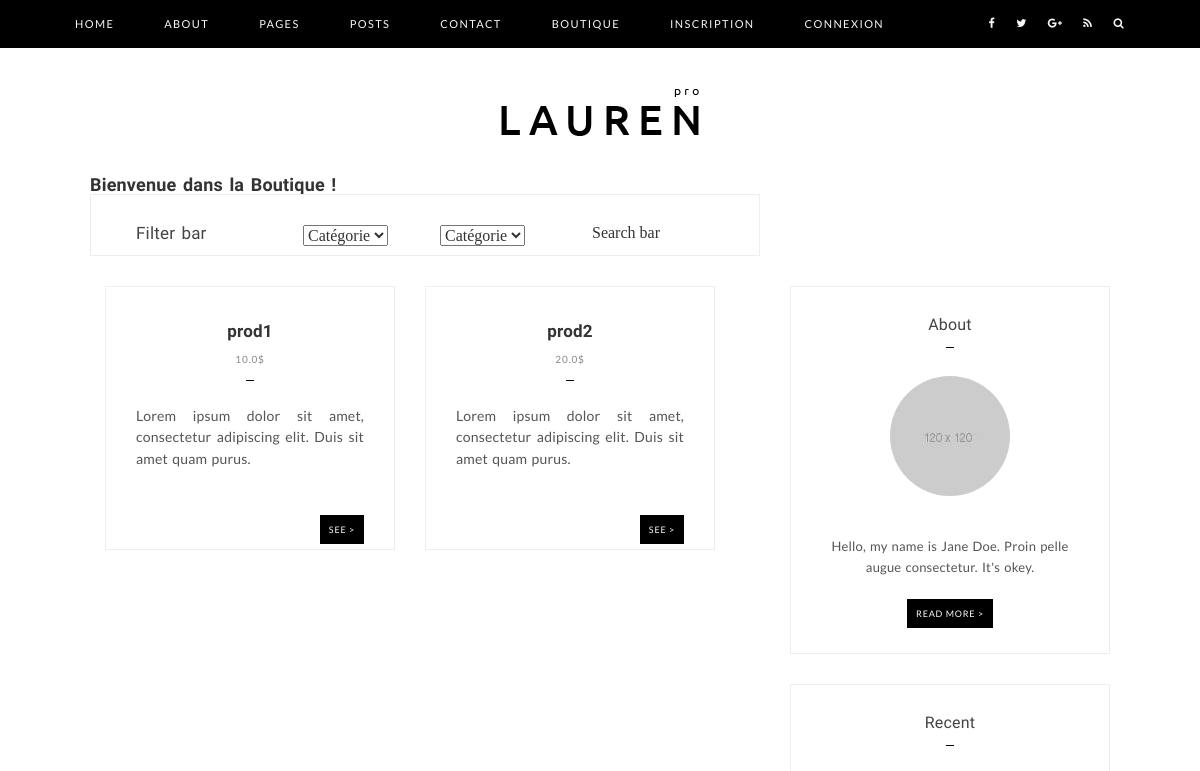
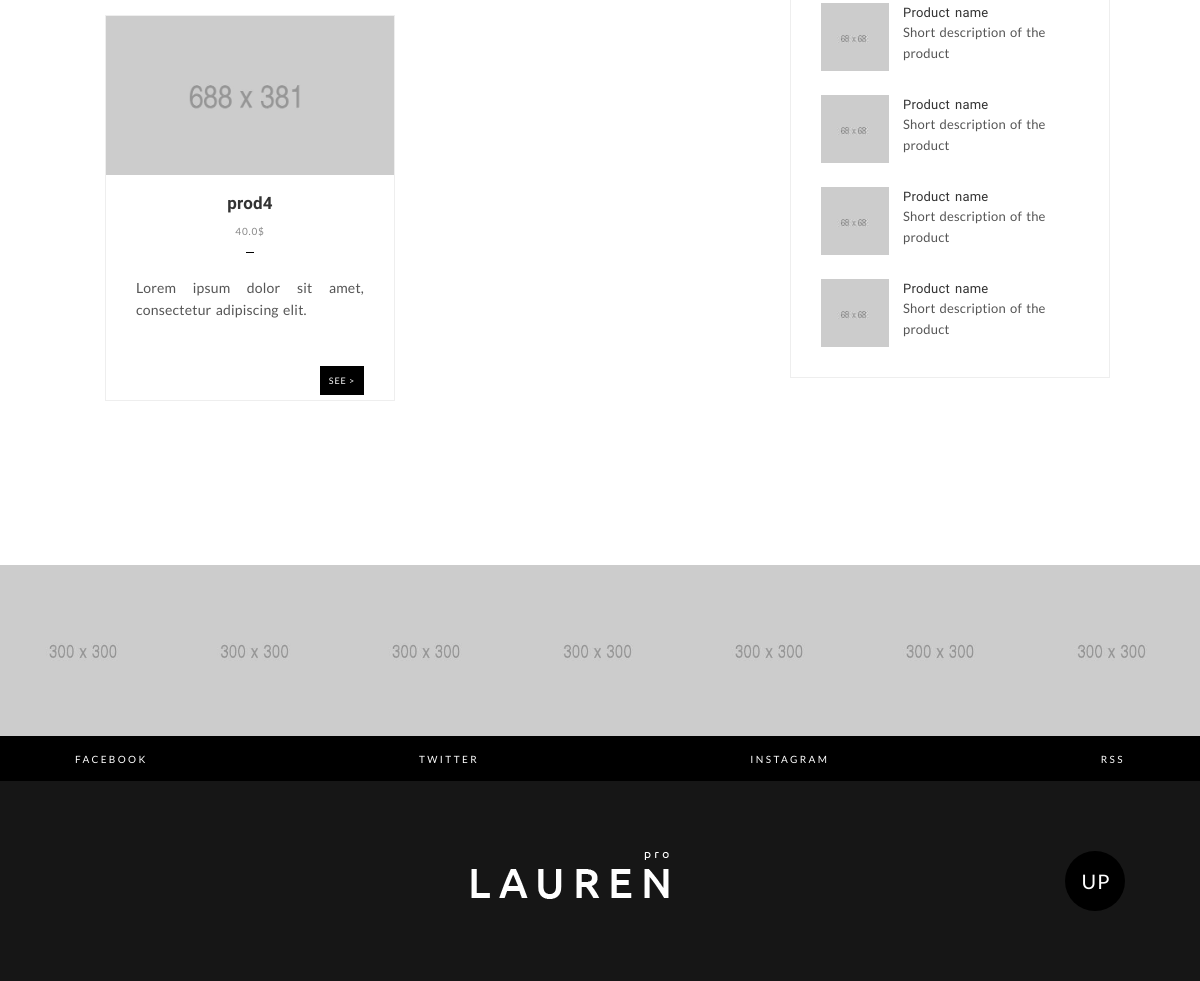
/shop/, run on an earlier commit of the app's database (2 pictures, top to bottom).
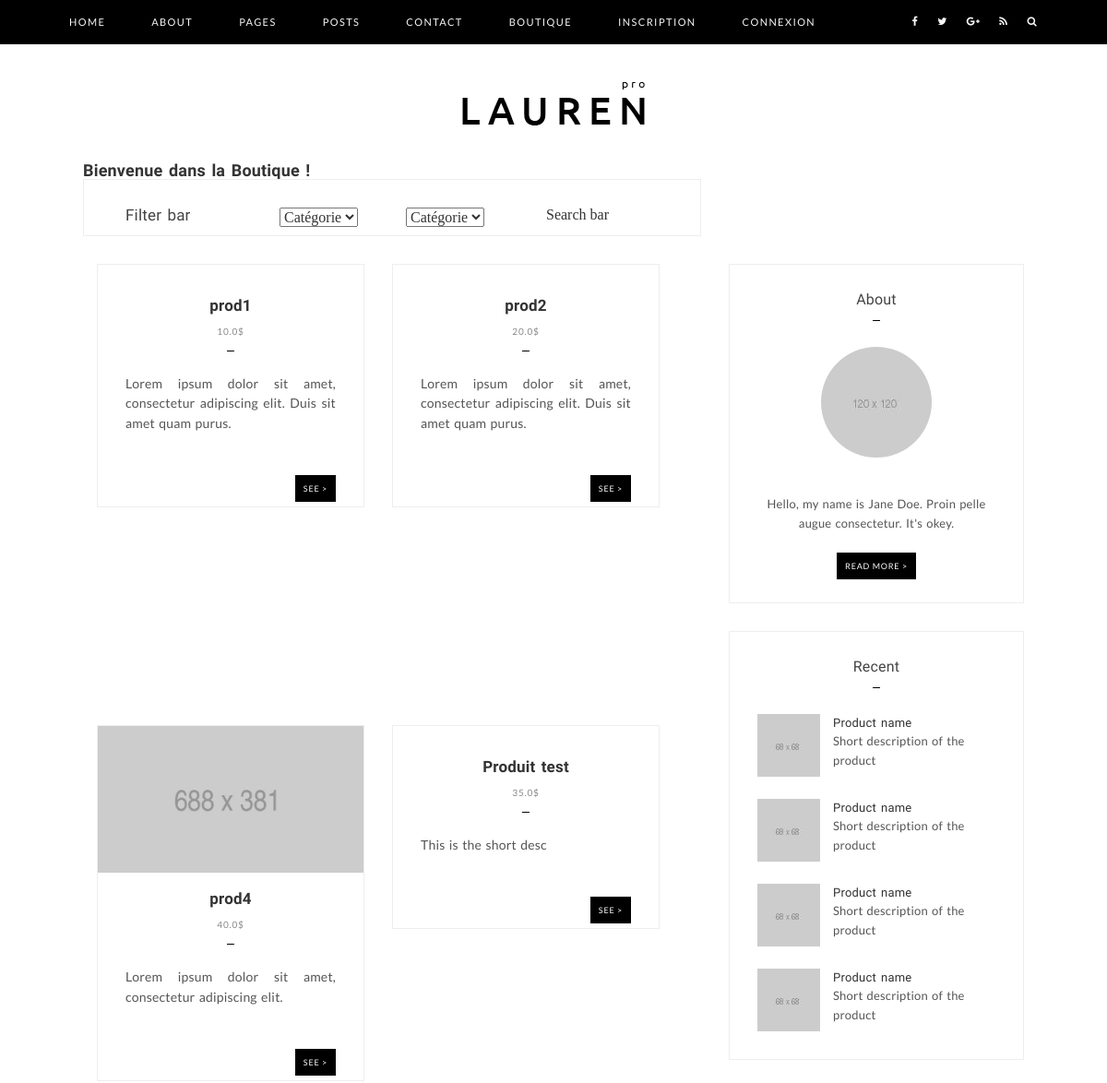
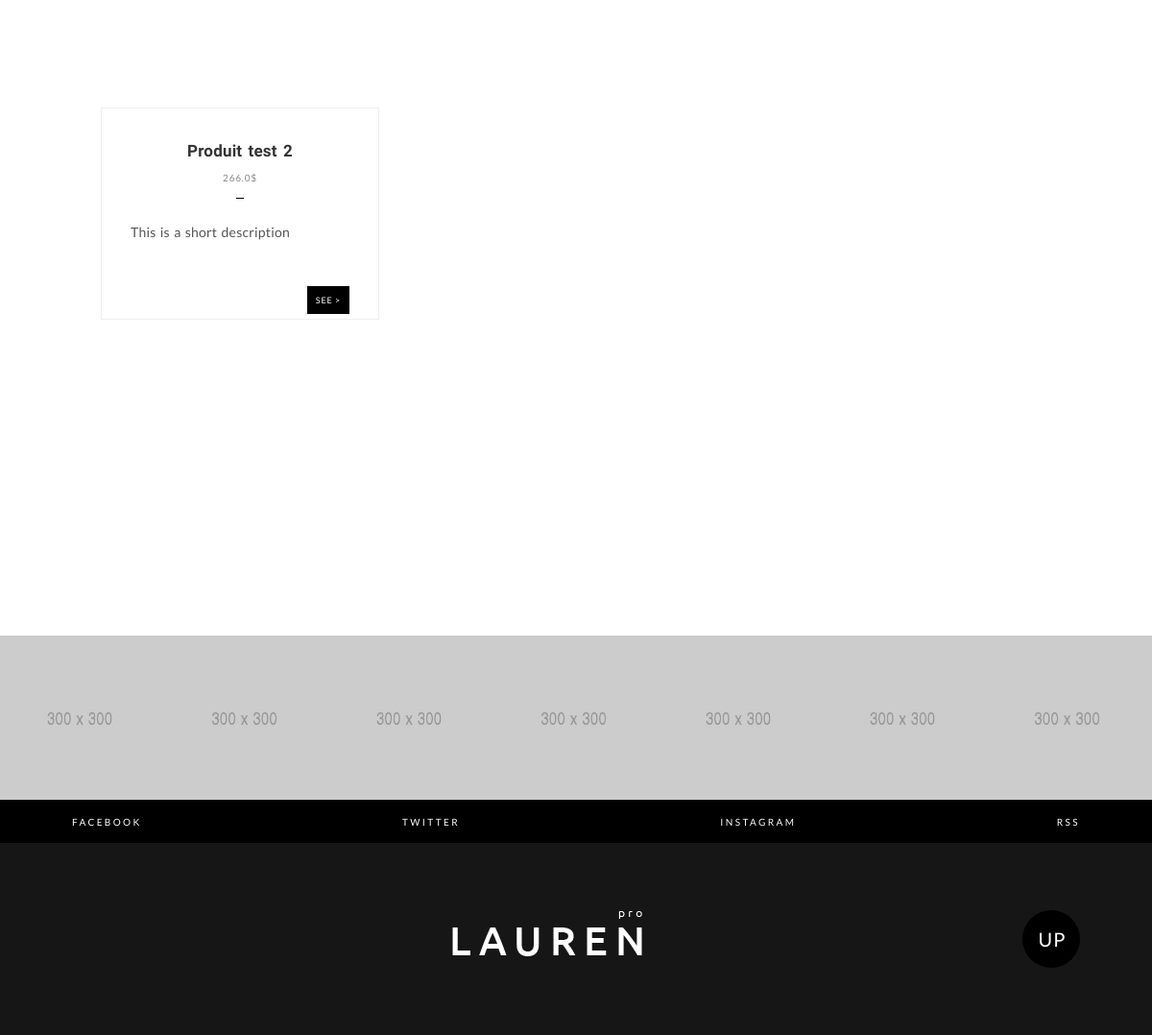
And on a later commit of the database (2 pictures, top to bottom).
### shopping/models.py (models this page shows, shortened)
class Product(models.Model):
    name = models.CharField(max_length=255)
    slug_prod = models.SlugField(max_length=40, null=True)
    price = models.FloatField(null=True,  validators=[MinValueValidator(0.0)])
    tag = models.ManyToManyField(Tag)
    mainDesc = RichTextField(blank=True, null=True)
    shortDesc = models.TextField(max_length=255, null=True)
    mainImg = models.ImageField(upload_to='images/', null=True, blank=True)
    additionalImg1 = models.ImageField(upload_to='images/', null=True, blank=True)
    additionalImg2 = models.ImageField(upload_to='images/', null=True, blank=True)
    additionalImg3 = models.ImageField(upload_to='images/', null=True, blank=True)
    additionalImg4 = models.ImageField(upload_to='images/', null=True, blank=True)
    additionalImg5 = models.ImageField(upload_to='images/', null=True, blank=True)
    additionalImg6 = models.ImageField(upload_to='images/', null=True, blank=True)
    additionalImg7 = models.ImageField(upload_to='images/', null=True, blank=True)
    additionalImg8 = models.ImageField(upload_to='images/', null=True, blank=True)
    additionalImg9 = models.ImageField(upload_to='images/', null=True, blank=True)

### shopping/views.py (the view)
# urls.py: path('', views.home_shop, name='home-shop'),
def home_shop(request):
    produits = Product.objects.all()
    context = {'products': produits, 'cartQty': getCartQty(request), 'admin': isAdmin(request)}
    return render(request, 'shopping/home-shop.html', context)

### account/views.py (called while the page is built)
def isAdmin(request):
    admin = 0
    for group in request.user.groups.all():
        if group.name == 'admin':
            admin = 1
    return admin

### shopping/views.py (called while the page is built)
def getCartQty(request):
    qtyTotal = 0
    client = Account.objects.filter(userId=request.user.id)
    if CartLine.objects.filter(client__in=client):
        cart = CartLine.objects.filter(client__in=client)
        for cart_line in cart:
            qtyTotal += cart_line.quantity
    return qtyTotal

### templates/shopping/home-shop.html (shortened to what this page needs)
{% extends 'base/main.html' %}
{% block contenu %}
{% load static %}
<div class="main-content">
    <div class="container">
        <div class="col-md-10">
            <h1>Bienvenue dans la Boutique !</h1>
        </div>
        <div class="col-md-2">
        </div>
        <br>
        <div class="col-md-8">
            <div class="page">
                <div class="widget">
                    <div class="col-md-3">
                        <h3>Filter bar</h3>
                    </div>
                    <div class="col-md-6">
                        <div class="col-md-6">
                            <select name="Category1">
                                <option value="">Catégorie</option>
                            </select>
                        </div>
                        <div class="col-md-6">
                            <select name="Category1">
                                <option value="">Catégorie</option>
                            </select>
                        </div>
                    </div>
                    <div class="col-md-3">
                        Search bar
                    </div>
                </div>
            </div>
        </div>
        <br><br>
        <div class="col-md-8">
            {% for product in products %}
            <div class="col-md-6" style="width: 320px; height: 500px">
                <div class="normal-posts">
                    <div class="normal-post">
                        <div class="normal-post-image" style="width: 100%; height: auto">
                            {% if product.mainImg %}
                            <a href="{% url 'product-detail' product.id %}"><img src="{{ product.mainImg.url }}" alt=""></a>
                            {% endif %}
                        </div>
                        <div class="normal-post-title">
                            <h2><a href="{% url 'product-detail' product.id %}">{{ product.name }}</a></h2>
                            <time class="post-date">{{ product.price }}$</time>
                        </div>
                        <div class="normal-post-content">
                            <p>
                                {{ product.shortDesc }}
                            </p>
                        </div>
                        <div class="normal-post-footer">
                            <div class="read-more-button">
                                <span class="small-button"><a href="{% url 'product-detail' product.id %}">See ></a></span>
                            </div>
                        </div>
                    </div>
                </div>
            </div>
            {% endfor %}
        </div>
        <div class="col-md-4">
            <div class="sidebar">
                <div class="widget widget-about">
                    <div class="widget-title">
                        <h3>About</h3>
                    </div>
                    <div class="widget-content">
                        <img src="{% static 'images/widget-about.jpg' %}" alt="">
                        <p>Hello, my name is Jane Doe. Proin pelle augue consectetur. It's okey.</p>
                        <span class="small-button"><a href="#">Read More ></a></span>
                    </div>
                </div>
                <div class="widget widget-recent-posts">
                    <div class="widget-title">
                        <h3>Recent</h3>
                    </div>
                    <div class="widget-content">
                        <ul class="recent-posts">
                            <li class="recent-post clearfix">
                                <a href="#"><img src="{% static 'images/widget-recent-post-1.jpg' %}" alt=""></a>
                                <h6><a href="#">Product name</a></h6>
                                <p>Short description of the product</p>
                            </li>
                            <li class="recent-post clearfix">
                                <a href="#"><img src="{% static 'images/widget-recent-post-2.jpg' %}" alt=""></a>
                                <h6><a href="#">Product name</a></h6>
                                <p>Short description of the product</p>
                            </li>
                            <li class="recent-post clearfix">
                                <a href="#"><img src="{% static 'images/widget-recent-post-3.jpg' %}" alt=""></a>
                                <h6><a href="#">Product name</a></h6>
                                <p>Short description of the product</p>
                            </li>
                            <li class="recent-post clearfix">
                                <a href="#"><img src="{% static 'images/widget-recent-post-4.jpg' %}" alt=""></a>
                                <h6><a href="#">Product name</a></h6>
                                <p>Short description of the product</p>
                            </li>
                        </ul>
                    </div>
                </div>
            </div>
        </div>
    </div>
</div>
{% endblock %}

### templates/base/main.html (shortened to what this page needs)
<!DOCTYPE html>
<html lang="en">
<head>
    {% include 'base/head.html' %}
</head>
<body>
    <div class="theme-layout">
        {% include 'base/header.html' %}
        {% block contenu %}
        {% endblock %}
        {% include 'base/footer.html' %}
    </div>
</body>
</html>

### templates/base/head.html (shortened to what this page needs)
{% load static %}
<link rel="stylesheet" href="{% static 'css/bootstrap.min.css' %}">
<link rel="stylesheet" href="{% static 'css/font-awesome.min.css' %}">
<link rel="stylesheet" href="{% static 'css/owl.carousel.min.css' %}">
<link rel="stylesheet" href="{% static 'css/style-main.css' %}">
<link rel="stylesheet" href="{% static 'css/responsive.css' %}">

### templates/base/header.html (shortened to what this page needs)
<header class="main-header">
    <div class="lauren-main-menu">
        <div class="container">
            <nav class="lauren-menu">
                <ul class="main-menu">
                    <li><a href="{% url 'home' %}">Home</a>
                    </li>
                    <li><a href="{% url 'aboutPage' %}">About</a></li>
                    <li><a href="#">Pages</a>
                    </li>
                    <li><a href="#">Posts</a>
                    </li>
                    <li><a href="{% url 'contact' %}">Contact</a></li>
                    <li><a href="{% url 'home-shop' %}">Boutique</a></li>
                    {% if request.user.is_anonymous %}
                    <li><a href="{% url 'sign_in' %}">Inscription</a></li>
                    <li><a href="{% url 'login' %}">Connexion</a></li>
                    {% endif %}
                </ul>
                <ul class="menu-icons">
                    <li><a href="#"><i class="fa fa-facebook"></i></a></li>
                    <li><a href="#"><i class="fa fa-twitter"></i></a></li>
                    <li><a href="#"><i class="fa fa-google-plus"></i></a></li>
                    <li><a href="#"><i class="fa fa-rss"></i></a></li>
                    <li class="search-icon"><input class="search-box" placeholder="Search Anything.." type="text"><i
                            class="fa fa-search"></i></li>
                </ul>
            </nav>
        </div>
    </div>
    {% load static %}
    <div class="lauren-logo">
        <div class="container">
            <a href="{% url 'home' %}"><img src="{% static 'images/logo.png' %}" alt="Main Logo"></a>
        </div>
    </div>
</header>

### templates/base/footer.html (shortened to what this page needs)
<footer>
    <div class="footer-instagram">
        <ul class="insta-slider owl-carousel">
            {% load static %}
            <li><a href="#"><img src="{% static 'images/footer-instagram-1.jpg' %}" alt=""></a></li>
            <li><a href="#"><img src="{% static 'images/footer-instagram-2.jpg' %}" alt=""></a></li>
            <li><a href="#"><img src="{% static 'images/footer-instagram-3.jpg' %}" alt=""></a></li>
            <li><a href="#"><img src="{% static 'images/footer-instagram-4.jpg' %}" alt=""></a></li>
            <li><a href="#"><img src="{% static 'images/footer-instagram-5.jpg' %}" alt=""></a></li>
            <li><a href="#"><img src="{% static 'images/footer-instagram-6.jpg' %}" alt=""></a></li>
            <li><a href="#"><img src="{% static 'images/footer-instagram-7.jpg' %}" alt=""></a></li>
        </ul>
    </div>
    <div class="footer-social">
        <div class="container">
            <div class="footer-social-links">
                <ul>
                    <li><a href="#">Facebook</a></li>
                    <li><a href="#">Twitter</a></li>
                    <li><a href="#">Instagram</a></li>
                    <li><a href="#">RSS</a></li>
                </ul>
            </div>
        </div>
    </div>
    <div class="main-footer">
        <div class="container">
            <div class="footer-about">
                <img src="{% static 'images/white-logo.png' %}" alt="">
            </div>
            <div id="up" class="go-top">
                <a href="#" class="top-button">UP</a>
            </div>
        </div>
    </div>
</footer>

### templates/base/scripts.html (shortened to what this page needs)
{% load static %}

What changed in the data, as far as the page shows it:
added Product: name "Produit test", price "35.0", shortDesc "This is the short desc"
added Product: name "Produit test 2", price "266.0", shortDesc "This is a short description"
